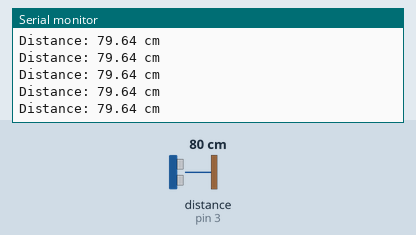
Bench run of a sketch on a simulated Arduino Uno, built with avr-gcc and run on an emulated ATmega328P. On the bench: the last lines printed to the serial monitor. Wiring (inferred from the names in the program): ultrasonic range finder: trigger pin 4; echo pin 3. The inputs (shaded band) are chosen by the test bench; at power-on: distance to the obstacle (sensor on pin 3) 80 cm. The echo pulse lasts 58.3 µs per cm.

Above: at 7.2 s.
7.3 s: distance to the obstacle (sensor on pin 3) set to 106 cm
At 8.4 s:
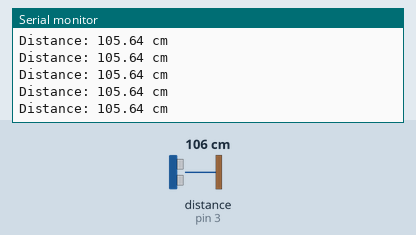
10.3 s: distance to the obstacle (sensor on pin 3) set to 96 cm
At 11.4 s:
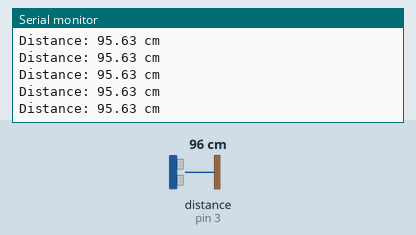
Timing chart, 0 to 13.3 s (numbered marks = the images above; inputs shaded):
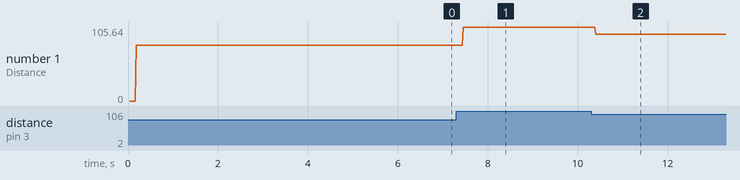

Measured:
- after the input at 7.3 s, the serial monitor: prints a new line after 0.16 s (image 1)
- after the input at 10.3 s, the serial monitor: prints a new line after 0.11 s (image 2)
- plotted number 1: 79.64 → 105.64 after the input at 7.3 s, 105.64 → 95.63 after the input at 10.3 s

The sketch:

myUltrasonic.ino
```cpp
#define TRIG_PIN 4   // Trigger pin for HC-SR04
#define ECHO_PIN 3  // Echo pin for HC-SR04

volatile long startTime = 0;   // Stores when echo starts
volatile long duration = 0;    // Stores pulse duration
volatile float distance = 0;   // Stores calculated distance

unsigned long lastTriggerTime = 0;  // For controlling the trigger pulse
unsigned long lastPrintTime = 0;   // For printing distance periodically
unsigned long triggerDuration = 10; // Pulse duration in microseconds (10µs)

void echoReceived();

void setup() {
    Serial.begin(9600);

    pinMode(TRIG_PIN, OUTPUT);
    pinMode(ECHO_PIN, INPUT);

    attachInterrupt(digitalPinToInterrupt(ECHO_PIN), echoReceived, CHANGE); // Interrupt for echo signal

    Serial.println("HC-SR04 Non-Blocking Mode Initialized");
}

void loop() {
    unsigned long currentMillis = millis();

    // Trigger every 100ms (10Hz) to send the ultrasonic pulse
    if (currentMillis - lastTriggerTime >= 100) {
        startTrigger();
        lastTriggerTime = currentMillis;
    }

    printDistance();
}


void startTrigger() {
    unsigned long currentMicros = micros();

    // Trigger the pulse only if it's been more than 10µs since the last trigger
    if (currentMicros - lastTriggerTime >= triggerDuration) {
        digitalWrite(TRIG_PIN, HIGH);  // Start pulse at TRIG_PIN (LOW -> HIGH)
        lastTriggerTime = currentMicros; // Update the last trigger time

        // After 10µs, set the TRIG_PIN to LOW
        digitalWrite(TRIG_PIN, LOW);
    }
}

void echoReceived() {
    if (digitalRead(ECHO_PIN) == HIGH) {
        startTime = micros(); // Record the time when the echo starts
    } else {
        duration = micros() - startTime; // Measure the time when the echo ends
        distance = duration * 0.0343 / 2; // Convert to centimeters
    }
}

void printDistance() {
    Serial.print("Distance: ");
    Serial.print(distance);
    Serial.println(" cm");
}
```
